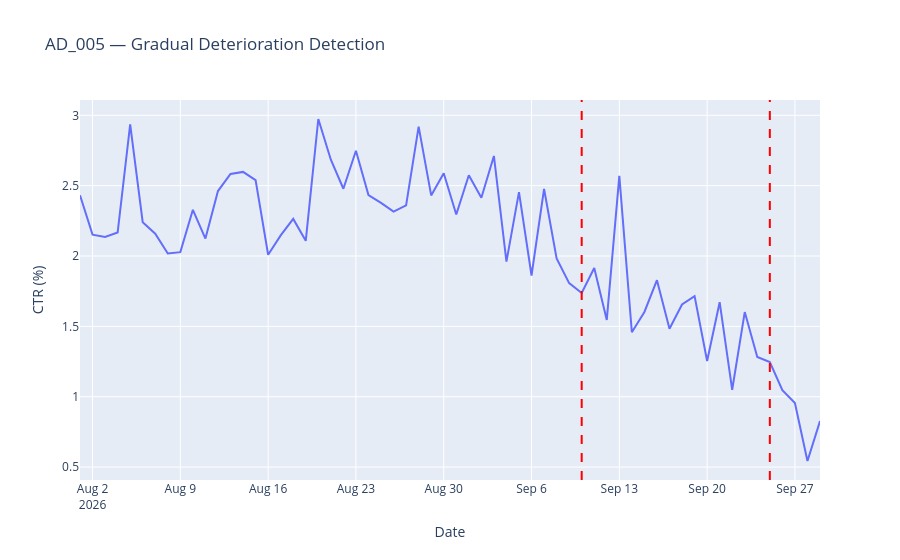

Notebook code for this chart:
### Code cell
import plotly.graph_objects as go

fig = go.Figure()

# Plot AD_005's CTR
fig.add_trace(
    go.Scatter(
        x=ad_5["date"],
        y=ad_5["ctr"],
        mode="lines",
        name="CTR"
    )
)

# Add vertical lines for detected change points
for point in actual_changes_5:

    fig.add_vline(
        x=ad_5["date"].iloc[point],
        line_dash="dash",
        line_color="red"
    )

# Add graph labels
fig.update_layout(
    title="AD_005 — Gradual Deterioration Detection",
    xaxis_title="Date",
    yaxis_title="CTR (%)"
)

fig.show()
